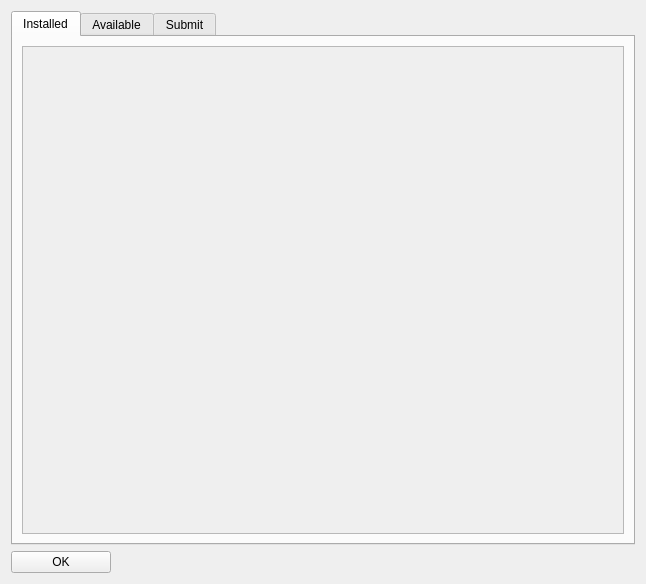
<?xml version="1.0" encoding="UTF-8"?>
<ui version="4.0">
 <class>PluginManager</class>
 <widget class="QWidget" name="PluginManager">
  <property name="windowModality">
   <enum>Qt::ApplicationModal</enum>
  </property>
  <property name="geometry">
   <rect>
    <x>0</x>
    <y>0</y>
    <width>646</width>
    <height>584</height>
   </rect>
  </property>
  <property name="windowTitle">
   <string>Plugin Manager</string>
  </property>
  <layout class="QVBoxLayout" name="verticalLayout_4">
   <item>
    <layout class="QVBoxLayout" name="verticalLayout">
     <item>
      <widget class="QTabWidget" name="tabWidget">
       <property name="currentIndex">
        <number>0</number>
       </property>
       <widget class="QWidget" name="tab">
        <attribute name="title">
         <string>Installed</string>
        </attribute>
        <layout class="QVBoxLayout" name="verticalLayout_5">
         <item>
          <widget class="QScrollArea" name="scrollArea_2">
           <property name="widgetResizable">
            <bool>true</bool>
           </property>
           <widget class="QWidget" name="scrollAreaWidgetContents_2">
            <property name="geometry">
             <rect>
              <x>0</x>
              <y>0</y>
              <width>562</width>
              <height>455</height>
             </rect>
            </property>
            <layout class="QVBoxLayout" name="verticalLayout_9">
             <item>
              <widget class="QWidget" name="local_group" native="true">
               <layout class="QVBoxLayout" name="verticalLayout_13">
                <item>
                 <layout class="QVBoxLayout" name="local_group_lay"/>
                </item>
               </layout>
              </widget>
             </item>
            </layout>
           </widget>
          </widget>
         </item>
        </layout>
       </widget>
       <widget class="QWidget" name="tab_2">
        <attribute name="title">
         <string>Available</string>
        </attribute>
        <layout class="QVBoxLayout" name="verticalLayout_6">
         <item>
          <layout class="QVBoxLayout" name="verticalLayout_2">
           <item>
            <widget class="QScrollArea" name="scrollArea">
             <property name="widgetResizable">
              <bool>true</bool>
             </property>
             <widget class="QWidget" name="scrollAreaWidgetContents">
              <property name="geometry">
               <rect>
                <x>0</x>
                <y>0</y>
                <width>560</width>
                <height>386</height>
               </rect>
              </property>
              <layout class="QVBoxLayout" name="verticalLayout_8">
               <item>
                <widget class="QWidget" name="remote_group" native="true">
                 <layout class="QVBoxLayout" name="verticalLayout_11">
                  <item>
                   <layout class="QVBoxLayout" name="remote_group_lay"/>
                  </item>
                 </layout>
                </widget>
               </item>
              </layout>
             </widget>
            </widget>
           </item>
           <item>
            <widget class="QLabel" name="label">
             <property name="text">
              <string>Install Plugin from URL</string>
             </property>
            </widget>
           </item>
           <item>
            <layout class="QHBoxLayout" name="horizontalLayout">
             <item>
              <widget class="QLineEdit" name="install_location"/>
             </item>
             <item>
              <widget class="QPushButton" name="install_button">
               <property name="text">
                <string>Go</string>
               </property>
              </widget>
             </item>
            </layout>
           </item>
          </layout>
         </item>
        </layout>
       </widget>
       <widget class="QWidget" name="tab_3">
        <attribute name="title">
         <string>Submit</string>
        </attribute>
        <layout class="QVBoxLayout" name="verticalLayout_7">
         <item>
          <layout class="QVBoxLayout" name="verticalLayout_3">
           <item alignment="Qt::AlignBottom">
            <widget class="QLabel" name="label_2">
             <property name="text">
              <string>Submit a URL for a plugin. See Wiki for guidelines</string>
             </property>
            </widget>
           </item>
           <item>
            <layout class="QHBoxLayout" name="horizontalLayout_2">
             <item>
              <widget class="QLineEdit" name="submit_location"/>
             </item>
             <item>
              <widget class="QPushButton" name="submit_button">
               <property name="text">
                <string>Submit</string>
               </property>
              </widget>
             </item>
            </layout>
           </item>
          </layout>
         </item>
        </layout>
       </widget>
      </widget>
     </item>
     <item>
      <widget class="QPushButton" name="accept">
       <property name="maximumSize">
        <size>
         <width>100</width>
         <height>16777215</height>
        </size>
       </property>
       <property name="text">
        <string>OK</string>
       </property>
      </widget>
     </item>
    </layout>
   </item>
  </layout>
 </widget>
 <resources/>
 <connections/>
</ui>
